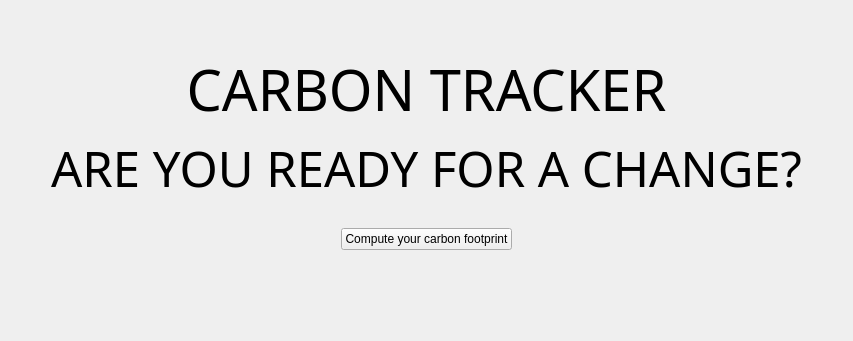
      <widget class="QWidget" name="tab">
       <attribute name="title">
        <string>Welcome</string>
       </attribute>
       <layout class="QGridLayout" name="gridLayout">
        <item row="0" column="0">
         <layout class="QVBoxLayout" name="verticalLayout_15">
          <item>
           <spacer name="verticalSpacer_7">
            <property name="orientation">
             <enum>Qt::Vertical</enum>
            </property>
            <property name="sizeHint" stdset="0">
             <size>
              <width>20</width>
              <height>40</height>
             </size>
            </property>
           </spacer>
          </item>
          <item>
           <layout class="QHBoxLayout" name="horizontalLayout_6">
            <item>
             <spacer name="horizontalSpacer_7">
              <property name="orientation">
               <enum>Qt::Horizontal</enum>
              </property>
              <property name="sizeHint" stdset="0">
               <size>
                <width>40</width>
                <height>20</height>
               </size>
              </property>
             </spacer>
            </item>
            <item>
             <layout class="QVBoxLayout" name="verticalLayout_10">
              <item>
               <widget class="QLabel" name="label_5">
                <property name="font">
                 <font>
                  <family>Gill Sans</family>
                  <pointsize>42</pointsize>
                 </font>
                </property>
                <property name="text">
                 <string>CARBON TRACKER</string>
                </property>
                <property name="alignment">
                 <set>Qt::AlignCenter</set>
                </property>
               </widget>
              </item>
              <item>
               <widget class="QLabel" name="label_6">
                <property name="font">
                 <font>
                  <family>Gill Sans</family>
                  <pointsize>37</pointsize>
                 </font>
                </property>
                <property name="text">
                 <string>ARE YOU READY FOR A CHANGE?</string>
                </property>
                <property name="alignment">
                 <set>Qt::AlignCenter</set>
                </property>
               </widget>
              </item>
              <item>
               <layout class="QHBoxLayout" name="horizontalLayout_5">
                <item>
                 <spacer name="horizontalSpacer_5">
                  <property name="orientation">
                   <enum>Qt::Horizontal</enum>
                  </property>
                  <property name="sizeHint" stdset="0">
                   <size>
                    <width>40</width>
                    <height>20</height>
                   </size>
                  </property>
                 </spacer>
                </item>
                <item>
                 <layout class="QVBoxLayout" name="verticalLayout_9">
                  <item>
                   <widget class="QLabel" name="label_pic">
                    <property name="palette">
                     <palette>
                      <active>
                       <colorrole role="Base">
                        <brush brushstyle="SolidPattern">
                         <color alpha="255">
                          <red>32</red>
                          <green>32</green>
                          <blue>32</blue>
                         </color>
                        </brush>
                       </colorrole>
                       <colorrole role="Window">
                        <brush brushstyle="SolidPattern">
                         <color alpha="255">
                          <red>167</red>
                          <green>234</green>
                          <blue>166</blue>
                         </color>
                        </brush>
                       </colorrole>
                      </active>
                      <inactive>
                       <colorrole role="Base">
                        <brush brushstyle="SolidPattern">
                         <color alpha="255">
                          <red>32</red>
                          <green>32</green>
                          <blue>32</blue>
                         </color>
                        </brush>
                       </colorrole>
                       <colorrole role="Window">
                        <brush brushstyle="SolidPattern">
                         <color alpha="255">
                          <red>167</red>
                          <green>234</green>
                          <blue>166</blue>
                         </color>
                        </brush>
                       </colorrole>
                      </inactive>
                      <disabled>
                       <colorrole role="Base">
                        <brush brushstyle="SolidPattern">
                         <color alpha="255">
                          <red>167</red>
                          <green>234</green>
                          <blue>166</blue>
                         </color>
                        </brush>
                       </colorrole>
                       <colorrole role="Window">
                        <brush brushstyle="SolidPattern">
                         <color alpha="255">
                          <red>167</red>
                          <green>234</green>
                          <blue>166</blue>
                         </color>
                        </brush>
                       </colorrole>
                      </disabled>
                     </palette>
                    </property>
                    <property name="text">
                     <string/>
                    </property>
                   </widget>
                  </item>
                  <item>
                   <widget class="QPushButton" name="buttonMain">
                    <property name="text">
                     <string>Compute your carbon footprint</string>
                    </property>
                   </widget>
                  </item>
                 </layout>
                </item>
                <item>
                 <spacer name="horizontalSpacer_6">
                  <property name="orientation">
                   <enum>Qt::Horizontal</enum>
                  </property>
                  <property name="sizeHint" stdset="0">
                   <size>
                    <width>40</width>
                    <height>20</height>
                   </size>
                  </property>
                 </spacer>
                </item>
               </layout>
              </item>
             </layout>
            </item>
            <item>
             <spacer name="horizontalSpacer_8">
              <property name="orientation">
               <enum>Qt::Horizontal</enum>
              </property>
              <property name="sizeHint" stdset="0">
               <size>
                <width>40</width>
                <height>20</height>
               </size>
              </property>
             </spacer>
            </item>
           </layout>
          </item>
          <item>
           <spacer name="verticalSpacer_8">
            <property name="orientation">
             <enum>Qt::Vertical</enum>
            </property>
            <property name="sizeHint" stdset="0">
             <size>
              <width>20</width>
              <height>40</height>
             </size>
            </property>
           </spacer>
          </item>
          <item>
           <spacer name="verticalSpacer_9">
            <property name="orientation">
             <enum>Qt::Vertical</enum>
            </property>
            <property name="sizeHint" stdset="0">
             <size>
              <width>20</width>
              <height>40</height>
             </size>
            </property>
           </spacer>
          </item>
         </layout>
        </item>
       </layout>
      </widget>
